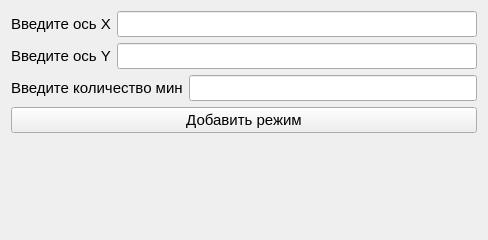
<?xml version="1.0" encoding="UTF-8"?>
<ui version="4.0">
 <class>Form</class>
 <widget class="QWidget" name="Form">
  <property name="geometry">
   <rect>
    <x>0</x>
    <y>0</y>
    <width>488</width>
    <height>240</height>
   </rect>
  </property>
  <property name="windowTitle">
   <string>Добавить режим</string>
  </property>
  <layout class="QVBoxLayout" name="verticalLayout_2">
   <item>
    <layout class="QVBoxLayout" name="verticalLayout">
     <item>
      <layout class="QHBoxLayout" name="horizontalLayout_3">
       <item>
        <widget class="QLabel" name="label_3">
         <property name="font">
          <font>
           <pointsize>11</pointsize>
          </font>
         </property>
         <property name="text">
          <string>Введите ось X</string>
         </property>
        </widget>
       </item>
       <item>
        <widget class="QLineEdit" name="le_x_axis">
         <property name="font">
          <font>
           <pointsize>11</pointsize>
          </font>
         </property>
        </widget>
       </item>
      </layout>
     </item>
     <item>
      <layout class="QHBoxLayout" name="horizontalLayout_4">
       <item>
        <widget class="QLabel" name="label_4">
         <property name="font">
          <font>
           <pointsize>11</pointsize>
          </font>
         </property>
         <property name="text">
          <string>Введите ось Y</string>
         </property>
        </widget>
       </item>
       <item>
        <widget class="QLineEdit" name="le_y_axis">
         <property name="font">
          <font>
           <pointsize>11</pointsize>
          </font>
         </property>
        </widget>
       </item>
      </layout>
     </item>
     <item>
      <layout class="QHBoxLayout" name="horizontalLayout_5">
       <item>
        <widget class="QLabel" name="label_5">
         <property name="font">
          <font>
           <pointsize>11</pointsize>
          </font>
         </property>
         <property name="text">
          <string>Введите количество мин</string>
         </property>
        </widget>
       </item>
       <item>
        <widget class="QLineEdit" name="le_mines_count">
         <property name="font">
          <font>
           <pointsize>11</pointsize>
          </font>
         </property>
        </widget>
       </item>
      </layout>
     </item>
     <item>
      <widget class="QPushButton" name="btn_add">
       <property name="font">
        <font>
         <pointsize>11</pointsize>
        </font>
       </property>
       <property name="text">
        <string>Добавить режим</string>
       </property>
      </widget>
     </item>
     <item>
      <widget class="QLabel" name="label_error">
       <property name="font">
        <font>
         <pointsize>11</pointsize>
        </font>
       </property>
       <property name="text">
        <string/>
       </property>
      </widget>
     </item>
    </layout>
   </item>
  </layout>
 </widget>
 <resources/>
 <connections/>
</ui>
